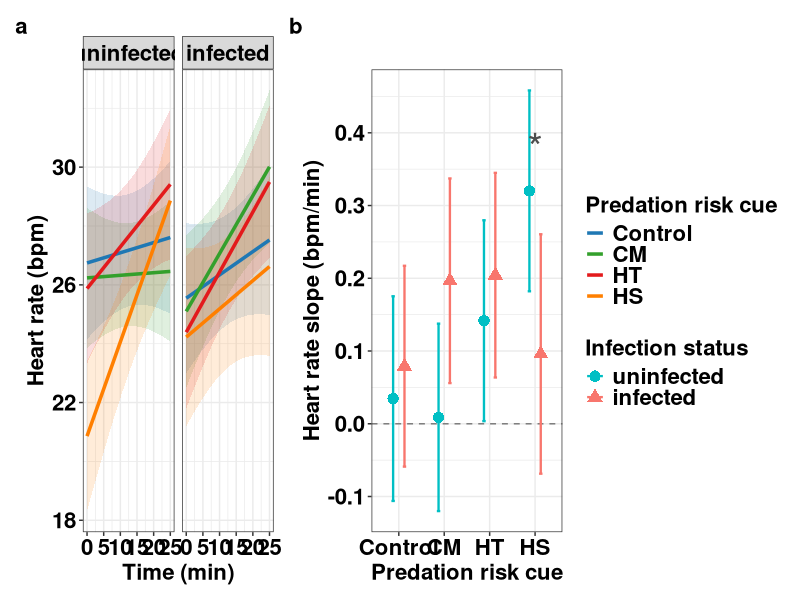
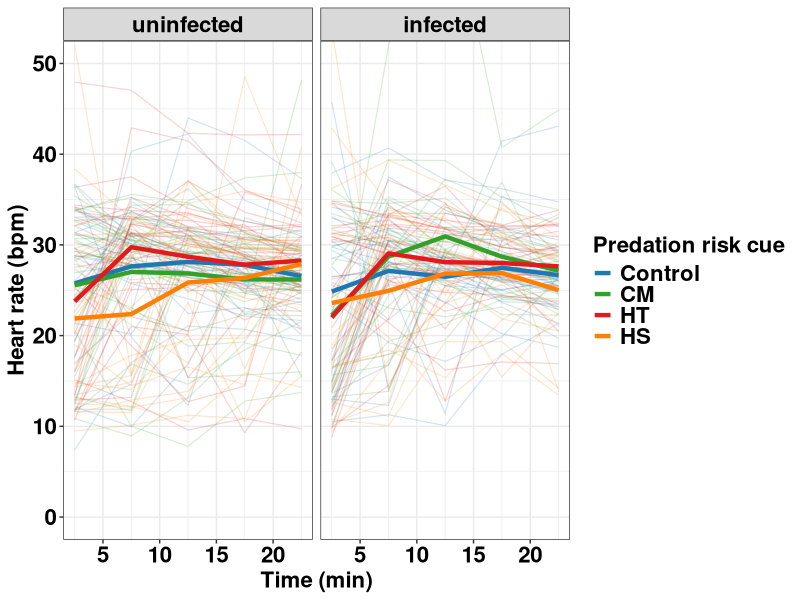
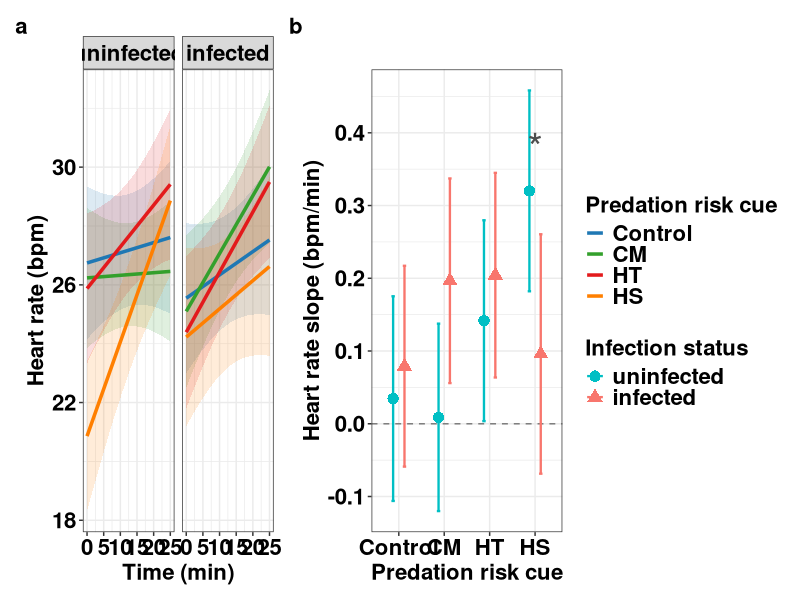
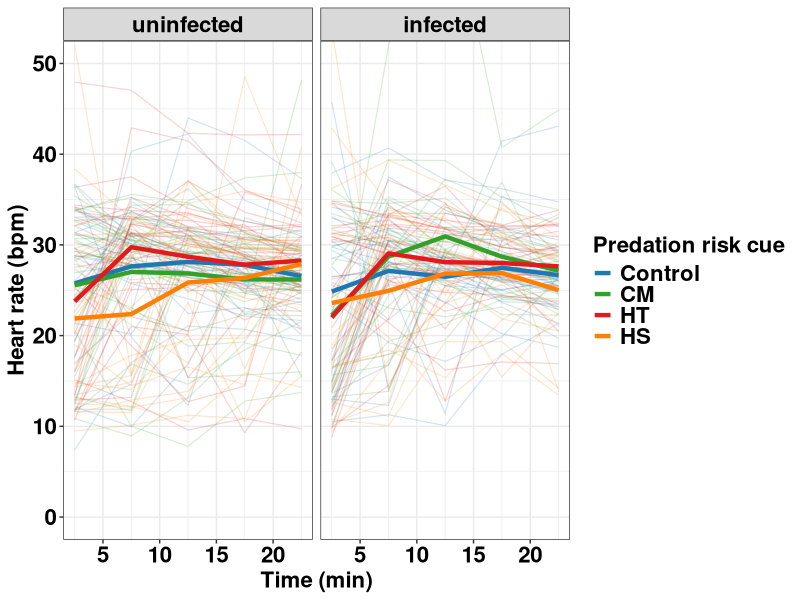

Source code (R) for these figures, in order:
# ============================================================
# Figure S5: Heart rate (appendix)
#   (a) heart rate over time (continuous; facet by infection status,
#       colour by predation risk cue) + 95% CI
#   (b) estimated temporal slope per cue, by infection status,
#       with 95% CI (dot plot; asterisk marks HS status difference)
#   Figure S8: raw heart rate trajectories (spaghetti)
#
# ANALYSIS block fits models + extracts predictions/slopes;
# FIGURE block plots. All fonts bold, size 16.
# ============================================================

library(dplyr)
library(ggplot2)
library(patchwork)
library(lme4)
library(lmerTest)
library(emmeans)
library(ggeffects)

# ---- Shared settings ----
col_group  <- c("Control" = "#1f78b4", "CM" = "#33a02c",
                "HT" = "#e31a1c", "HS" = "#ff7f00")
col_status <- c("uninfected" = "#00BFC4", "infected" = "#F8766D")

base_theme <- theme_bw() +
  theme(
    strip.text   = element_text(face = "bold", size = 16, color = "black"),
    axis.text    = element_text(face = "bold", size = 16, color = "black"),
    axis.title   = element_text(face = "bold", size = 16, color = "black"),
    legend.title = element_text(face = "bold", size = 16, color = "black"),
    legend.text  = element_text(face = "bold", size = 16, color = "black"),
    plot.tag     = element_text(face = "bold", size = 16, color = "black"),
    legend.key.size = unit(0.5, "cm")
  )

# ============================================================
# ANALYSIS BLOCK
# ============================================================

# ---- Load, exclude flagged individuals, keep bins 1-5 ----
hr_total <- read.csv("data/processed/heartrate_merged_final.csv",
                     header = TRUE, sep = ",",
                     stringsAsFactors = FALSE, fileEncoding = "UTF-8")

remove_mussels <- c(
  "Mussel_5","Mussel_11","Mussel_33","Mussel_45","Mussel_48",
  "Mussel_73","Mussel_88","Mussel_115","Mussel_127","Mussel_143",
  "Mussel_148","Mussel_153","Mussel_166","Mussel_167","Mussel_193",
  "Mussel_194","Mussel_203","Mussel_213","Mussel_224","Mussel_243",
  "Mussel_246","Mussel_283","Mussel_285")
hr_total <- subset(hr_total, !(id %in% remove_mussels))

hr_total$i <- as.numeric(as.character(hr_total$i))
hr_total   <- subset(hr_total, i %in% 1:5)

hr_total$Group     <- factor(hr_total$Group, levels = c("Control","CM","HT","HS"))
hr_total$Status    <- factor(hr_total$Status, levels = c("uninfected","infected"))
hr_total$id        <- factor(hr_total$id)
hr_total$Rep       <- factor(hr_total$Rep)
hr_total$Beaker_ID <- factor(hr_total$Beaker_ID)
hr_total$bpm       <- as.numeric(hr_total$bpm)
hr_total$time_min  <- as.numeric(as.character(hr_total$i)) * 5 - 2.5

# ---- Model A: time continuous (LMM) ----
mod_hr <- lmer(bpm ~ Status * Group * time_min + (1 | Rep/Beaker_ID),
               data = hr_total)

# Predictions over time
pred_a <- as.data.frame(
  ggpredict(mod_hr, terms = c("time_min [0:25 by=0.5]", "Group", "Status")))
# Match colour variable to col_group (name + levels)
pred_a <- pred_a %>% rename(Group = group)
pred_a$Group <- factor(pred_a$Group, levels = c("Control","CM","HT","HS"))

# Slopes per Group x Status (for panel b)
slopes_df <- as.data.frame(
  emtrends(mod_hr, ~ Group * Status, var = "time_min"))

# ============================================================
# FIGURE BLOCK
# ============================================================

# ---- Figure S5a: heart rate over time ----
s5_a <- ggplot(pred_a, aes(x = x, y = predicted,
                           color = Group,
                           group = interaction(Group, facet))) +
  geom_ribbon(aes(ymin = conf.low, ymax = conf.high, fill = Group),
              alpha = 0.15, color = NA) +
  geom_line(linewidth = 1.2) +
  facet_wrap(~ facet) +
  scale_color_manual(values = col_group) +
  scale_fill_manual(values = col_group) +
  guides(fill = "none") +
  base_theme +
  labs(y = "Heart rate (bpm)", x = "Time (min)",
       color = "Predation risk cue", tag = "a")

# ---- Figure S5b: temporal slope per cue, by infection status ----
s5_b <- ggplot(slopes_df, aes(x = Group, y = time_min.trend,
                              color = Status, shape = Status)) +
  geom_hline(yintercept = 0, linetype = "dashed",
             color = "grey50", linewidth = 0.5) +
  geom_errorbar(aes(ymin = lower.CL, ymax = upper.CL),
                width = 0.15, linewidth = 0.8,
                position = position_dodge(width = 0.5)) +
  geom_point(size = 3.5, position = position_dodge(width = 0.5)) +
  annotate("text", x = 4, y = 0.38, label = "*", size = 10, color = "grey30") +
  scale_color_manual(values = col_status) +
  scale_shape_manual(values = c("uninfected" = 16, "infected" = 17)) +
  base_theme +
  labs(x = "Predation risk cue", y = "Heart rate slope (bpm/min)",
       color = "Infection status", shape = "Infection status", tag = "b")

# ---- Combine: a | b (two different legends kept, collected right) ----
figS5 <- s5_a + s5_b + plot_layout(guides = "collect")
figS5
ggsave("outputs/figures/FigureS5_heart_rate.pdf",
       plot = figS5, width = 13, height = 5)

# ---- Figure S8: raw heart rate trajectories (spaghetti) ----
figS8 <- ggplot(hr_total,
                aes(x = time_min, y = bpm, color = Group,
                    group = interaction(id, Status, Group))) +
  geom_line(alpha = 0.2, linewidth = 0.4) +
  stat_summary(aes(group = interaction(Status, Group)),
               fun = mean, geom = "line", linewidth = 1.5) +
  facet_wrap(~ Status) +
  scale_color_manual(values = col_group) +
  coord_cartesian(ylim = c(0, 50)) +
  base_theme +
  labs(x = "Time (min)", y = "Heart rate (bpm)",
       color = "Predation risk cue")

figS8
ggsave("outputs/figures/FigureS8_heart_rate_raw.pdf",
       plot = figS8, width = 9, height = 5)
